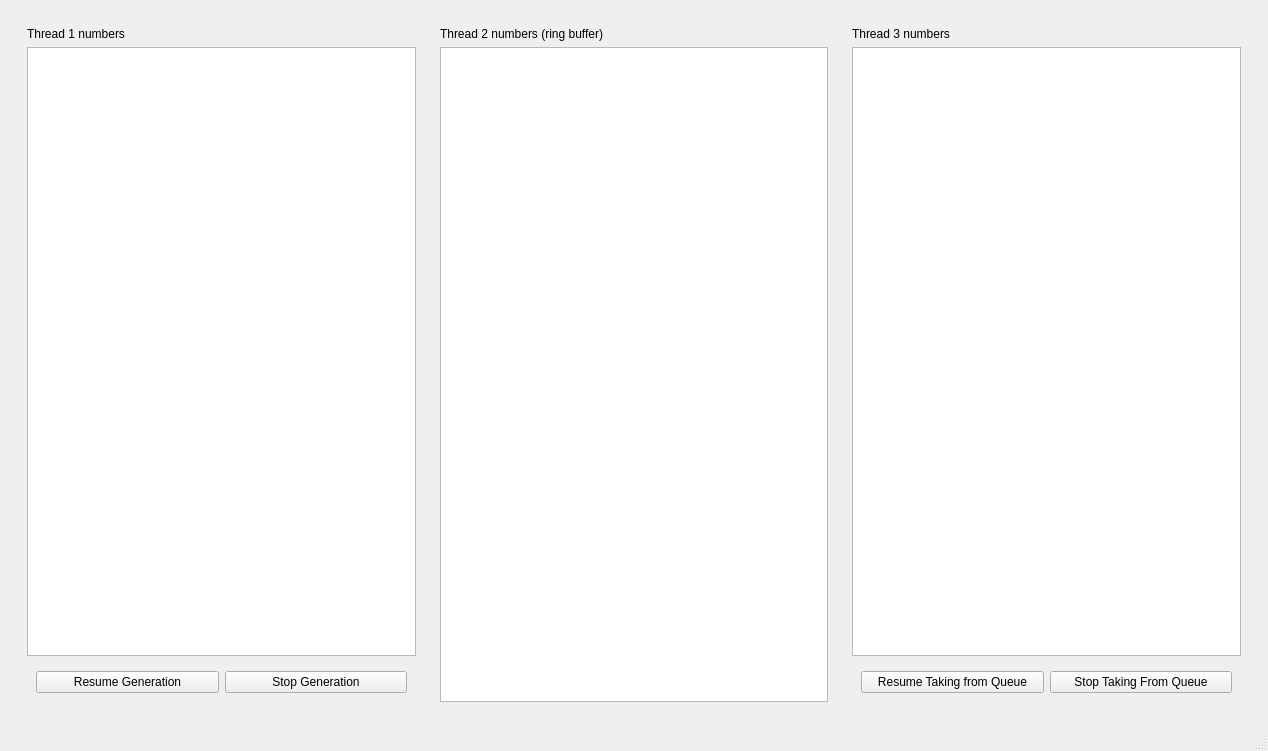
<?xml version="1.0" encoding="UTF-8"?>
<ui version="4.0">
 <class>ThreadsDemoWindow</class>
 <widget class="QMainWindow" name="ThreadsDemoWindow">
  <property name="geometry">
   <rect>
    <x>0</x>
    <y>0</y>
    <width>1268</width>
    <height>751</height>
   </rect>
  </property>
  <property name="sizePolicy">
   <sizepolicy hsizetype="MinimumExpanding" vsizetype="MinimumExpanding">
    <horstretch>0</horstretch>
    <verstretch>0</verstretch>
   </sizepolicy>
  </property>
  <property name="windowTitle">
   <string>ThreadsDemoWindow</string>
  </property>
  <widget class="QWidget" name="window_root">
   <property name="sizePolicy">
    <sizepolicy hsizetype="Expanding" vsizetype="Expanding">
     <horstretch>0</horstretch>
     <verstretch>0</verstretch>
    </sizepolicy>
   </property>
   <layout class="QGridLayout" name="gridLayout_2">
    <item row="0" column="0">
     <widget class="QWidget" name="main_view" native="true">
      <property name="sizePolicy">
       <sizepolicy hsizetype="Expanding" vsizetype="Expanding">
        <horstretch>0</horstretch>
        <verstretch>0</verstretch>
       </sizepolicy>
      </property>
      <layout class="QHBoxLayout" name="horizontalLayout_3">
       <item>
        <widget class="QWidget" name="thread_1_view" native="true">
         <property name="sizePolicy">
          <sizepolicy hsizetype="Expanding" vsizetype="Expanding">
           <horstretch>0</horstretch>
           <verstretch>0</verstretch>
          </sizepolicy>
         </property>
         <layout class="QVBoxLayout" name="verticalLayout_3">
          <item>
           <widget class="QLabel" name="thread_1_label">
            <property name="sizePolicy">
             <sizepolicy hsizetype="MinimumExpanding" vsizetype="Preferred">
              <horstretch>0</horstretch>
              <verstretch>0</verstretch>
             </sizepolicy>
            </property>
            <property name="text">
             <string>Thread 1 numbers</string>
            </property>
           </widget>
          </item>
          <item>
           <widget class="QListWidget" name="thread_1_number_list">
            <property name="sizePolicy">
             <sizepolicy hsizetype="MinimumExpanding" vsizetype="MinimumExpanding">
              <horstretch>0</horstretch>
              <verstretch>0</verstretch>
             </sizepolicy>
            </property>
           </widget>
          </item>
          <item>
           <widget class="QWidget" name="horizontalWidget" native="true">
            <property name="enabled">
             <bool>true</bool>
            </property>
            <property name="sizePolicy">
             <sizepolicy hsizetype="Preferred" vsizetype="Preferred">
              <horstretch>0</horstretch>
              <verstretch>0</verstretch>
             </sizepolicy>
            </property>
            <layout class="QHBoxLayout" name="horizontalLayout">
             <item>
              <widget class="QPushButton" name="thread_1_resume">
               <property name="sizePolicy">
                <sizepolicy hsizetype="MinimumExpanding" vsizetype="Fixed">
                 <horstretch>0</horstretch>
                 <verstretch>0</verstretch>
                </sizepolicy>
               </property>
               <property name="text">
                <string>Resume Generation</string>
               </property>
              </widget>
             </item>
             <item>
              <widget class="QPushButton" name="thread_1_stop">
               <property name="sizePolicy">
                <sizepolicy hsizetype="MinimumExpanding" vsizetype="Fixed">
                 <horstretch>0</horstretch>
                 <verstretch>0</verstretch>
                </sizepolicy>
               </property>
               <property name="text">
                <string>Stop Generation</string>
               </property>
              </widget>
             </item>
            </layout>
           </widget>
          </item>
         </layout>
        </widget>
       </item>
       <item>
        <widget class="QWidget" name="thread_2_view" native="true">
         <property name="sizePolicy">
          <sizepolicy hsizetype="MinimumExpanding" vsizetype="MinimumExpanding">
           <horstretch>0</horstretch>
           <verstretch>0</verstretch>
          </sizepolicy>
         </property>
         <layout class="QVBoxLayout" name="verticalLayout_4">
          <item>
           <widget class="QLabel" name="thread_2_label">
            <property name="text">
             <string>Thread 2 numbers (ring buffer)</string>
            </property>
           </widget>
          </item>
          <item>
           <widget class="QListWidget" name="thread_2_number_list">
            <property name="sizePolicy">
             <sizepolicy hsizetype="MinimumExpanding" vsizetype="MinimumExpanding">
              <horstretch>0</horstretch>
              <verstretch>0</verstretch>
             </sizepolicy>
            </property>
           </widget>
          </item>
         </layout>
        </widget>
       </item>
       <item>
        <widget class="QWidget" name="thread_3_view" native="true">
         <property name="sizePolicy">
          <sizepolicy hsizetype="MinimumExpanding" vsizetype="MinimumExpanding">
           <horstretch>0</horstretch>
           <verstretch>0</verstretch>
          </sizepolicy>
         </property>
         <layout class="QVBoxLayout" name="verticalLayout_5">
          <item>
           <widget class="QLabel" name="thread_3_label">
            <property name="text">
             <string>Thread 3 numbers</string>
            </property>
           </widget>
          </item>
          <item>
           <widget class="QListWidget" name="thread_3_number_list">
            <property name="sizePolicy">
             <sizepolicy hsizetype="Expanding" vsizetype="Expanding">
              <horstretch>0</horstretch>
              <verstretch>0</verstretch>
             </sizepolicy>
            </property>
           </widget>
          </item>
          <item>
           <widget class="QWidget" name="horizontalWidget" native="true">
            <property name="sizePolicy">
             <sizepolicy hsizetype="Preferred" vsizetype="Preferred">
              <horstretch>0</horstretch>
              <verstretch>0</verstretch>
             </sizepolicy>
            </property>
            <layout class="QHBoxLayout" name="horizontalLayout_2">
             <item>
              <widget class="QPushButton" name="thread_3_resume">
               <property name="sizePolicy">
                <sizepolicy hsizetype="Preferred" vsizetype="Preferred">
                 <horstretch>0</horstretch>
                 <verstretch>0</verstretch>
                </sizepolicy>
               </property>
               <property name="text">
                <string>Resume Taking from Queue</string>
               </property>
              </widget>
             </item>
             <item>
              <widget class="QPushButton" name="thread_3_stop">
               <property name="sizePolicy">
                <sizepolicy hsizetype="Preferred" vsizetype="Preferred">
                 <horstretch>0</horstretch>
                 <verstretch>0</verstretch>
                </sizepolicy>
               </property>
               <property name="text">
                <string>Stop Taking From Queue</string>
               </property>
              </widget>
             </item>
            </layout>
           </widget>
          </item>
         </layout>
        </widget>
       </item>
      </layout>
     </widget>
    </item>
   </layout>
  </widget>
  <widget class="QMenuBar" name="menubar">
   <property name="geometry">
    <rect>
     <x>0</x>
     <y>0</y>
     <width>1268</width>
     <height>22</height>
    </rect>
   </property>
  </widget>
  <widget class="QStatusBar" name="statusbar"/>
 </widget>
 <resources/>
 <connections/>
</ui>
